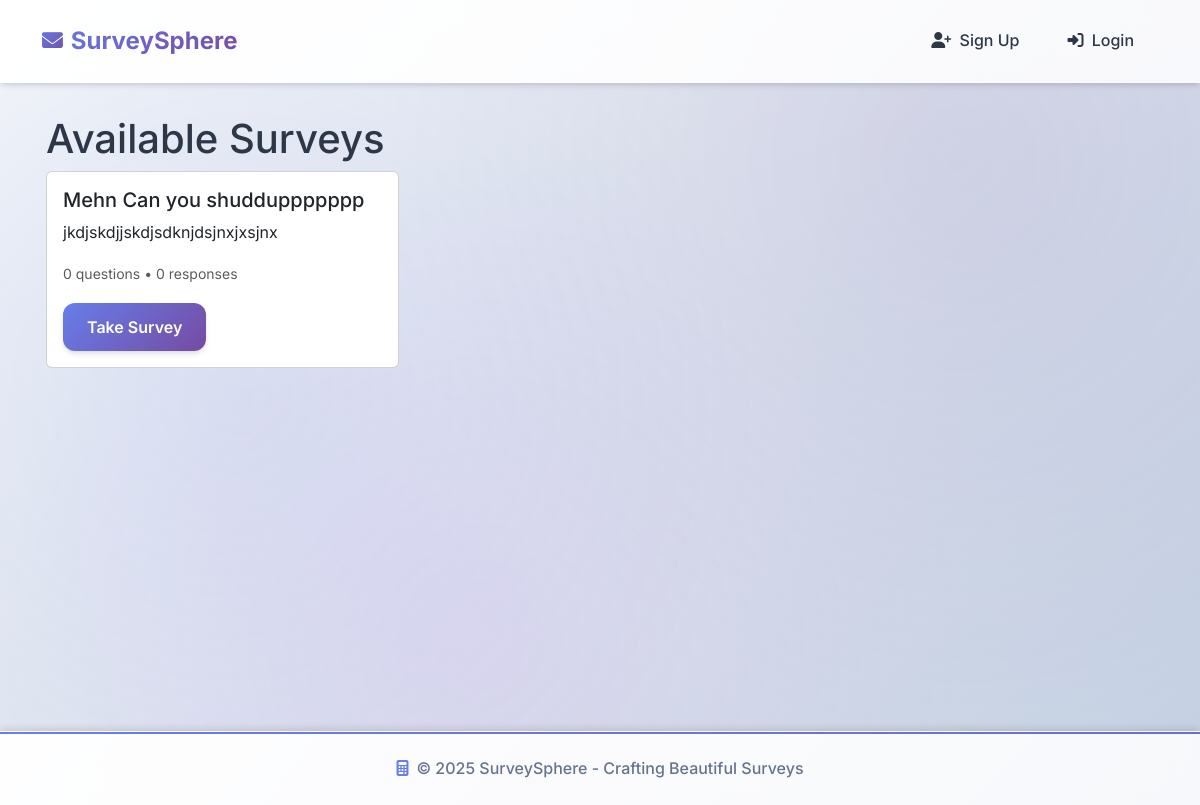
/surveys/, run on an earlier commit of the app's database.
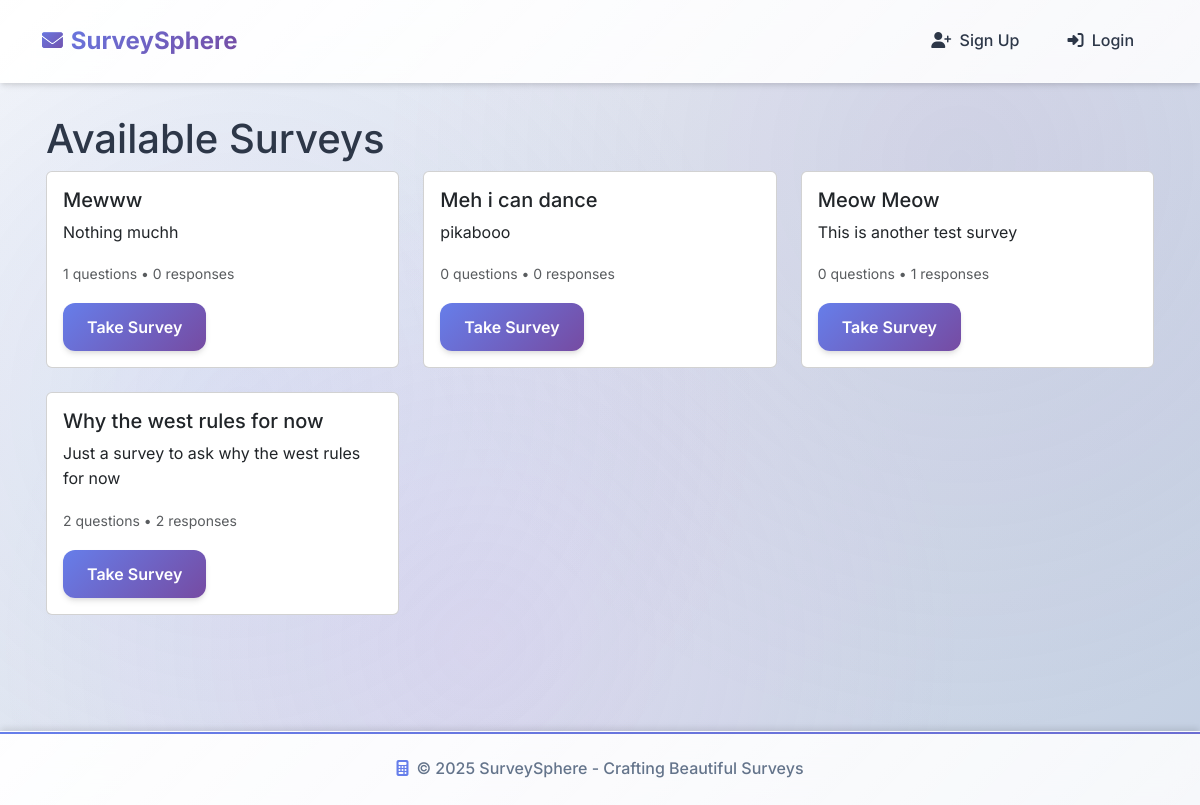
And on a later commit of the database.
### surveys/models.py (models this page shows, shortened)
class Survey(models.Model):
    title = models.CharField(max_length=200)
    description = models.TextField(blank=True)
    created_at = models.DateTimeField(auto_now_add=True)
    updated_at = models.DateTimeField(auto_now=True)
    is_active = models.BooleanField(default=True)
    created_by = models.ForeignKey(CustomUser, on_delete=models.CASCADE, related_name="surveys")
    class Meta:
        ordering = ['-created_at']
        verbose_name = "Survey"
        verbose_name_plural = "Surveys"
    @property
    def response_count(self):
        return self.responses.count()

### surveys/views.py (the view)
# urls.py: path("", views.survey_list, name="survey_list"),
def survey_list(request):
    surveys = Survey.objects.all()
    return render(request, 'surveys/survey_list.html', {'surveys': surveys})

### surveys/templates/surveys/survey_list.html (shortened to what this page needs)
{% extends 'surveys/base.html' %}
{% block content %}
<div class="row">
    <div class="col-md-12">
        <h1>Available Surveys</h1>
        {% if surveys %}
            <div class="row">
                {% for survey in surveys %}
                <div class="col-md-6 col-lg-4 mb-4">
                    <div class="card">
                        <div class="card-body">
                            <h5 class="card-title">{{ survey.title }}</h5>
                            <p class="card-text">{{ survey.description|truncatewords:20 }}</p>
                            <p class="card-text">
                                <small class="text-muted">
                                    {{ survey.questions.count }} questions •
                                    {{ survey.response_count }} responses
                                </small>
                            </p>
                            <a href="{% url 'surveys:survey_detail' survey.id %}" class="btn btn-primary">Take Survey</a>
                        </div>
                    </div>
                </div>
                {% endfor %}
            </div>
        {% else %}
            <div class="alert alert-info">
                <h4>No surveys available</h4>
                <p>There are currently no active surveys to take.</p>
            </div>
        {% endif %}
    </div>
</div>
{% endblock %}

What changed in the data, as far as the page shows it:
removed Survey: title "Mehn Can you shudduppppppp", description "jkdjskdjjskdjsdknjdsjnxjxsjnx", questions.count "0", response_count "0"
added Survey: title "Mewww", description "Nothing muchh", questions.count "1", response_count "0"
added Survey: title "Meh i can dance", description "pikabooo", questions.count "0", response_count "0"
added Survey: title "Meow Meow", description "This is another test survey", questions.count "0", response_count "1"
added Survey: title "Why the west rules for now", description "Just a survey to ask why the west rules for now", questions.count "2", response_count "2"
